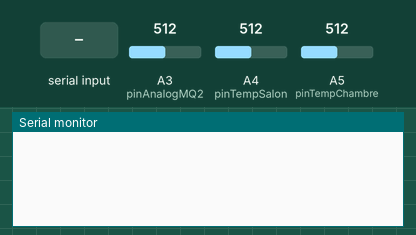
The sketch below on a simulated Arduino Leonardo, built with avr-gcc and run on an emulated ATmega32U4. Shown: the last lines printed to the serial monitor. The test bench sets the inputs (shaded band); at power-on: A3 (pinAnalogMQ2) = 512, A4 (pinTempSalon) = 512, A5 (pinTempChambre) = 512.

Above: at 1.2 s.
1.3 s: "1\n" received over the second serial link
At 2.8 s:
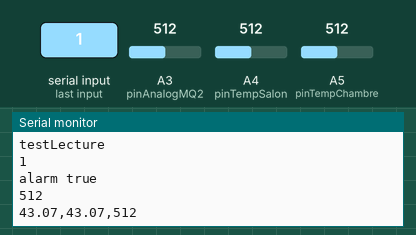
3.5 s: "0\n" received over the second serial link
At 5.8 s:
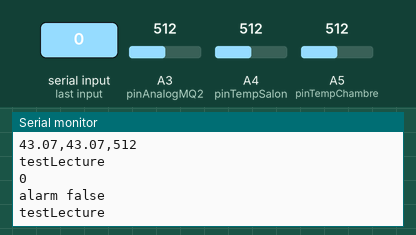
Timing chart, 0 to 7.3 s (numbered marks = the images above; inputs shaded):
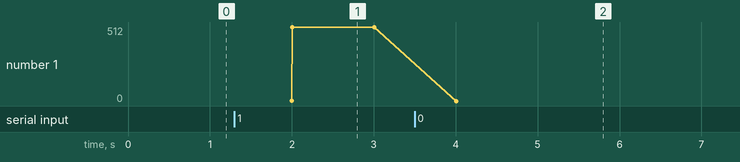

Measured:
- after the input at 1.3 s, the serial monitor: prints a new line after 0.70 s (image 1)
- after the input at 3.5 s, the serial monitor: prints a new line after 0.51 s (image 2)
- plotted number 1: 512 → 0 after the input at 3.5 s

The sketch:

Leonardo_mainCode.ino
```cpp
#include <Arduino.h>
#include <Wire.h>
#include <SoftwareSerial.h>
#include <LiquidCrystal_I2C.h>

// LiquidCrystal_I2C lcd(0x27, 16, 2);

const int pinTempSalon = A4;
double tempSalon;
const int pinTempChambre = A5;
double tempChambre;

// MQ2
const int pinDigitalMQ2 = 8;
const int pinAnalogMQ2 = A3;
int valGaz;

bool isGaz;
bool isAlarm;

float getTemperatureFromSensorKeyestudio(int pinSensor)
{
    double val = analogRead(pinSensor);
    double fenya = (val / 1023) * 5;
    double r = (5 - fenya) / fenya * 4700;
    double temp = (1 / (log(r / 10000) / 3950 + 1 / (25 + 273.15)) - 273.15);
    return temp;
}

int getGasValue(int pin)
{
    int val = analogRead(pin);
    Serial.println(val);

    return val;
}

void array_to_string(byte array[], unsigned int len, char buffer[])
{
    for (unsigned int i = 0; i < len; i++)
    {
        byte nib1 = (array[i] >> 4) & 0x0F;
        byte nib2 = (array[i] >> 0) & 0x0F;
        buffer[i * 2 + 0] = nib1 < 0xA ? '0' + nib1 : 'A' + nib1 - 0xA;
        buffer[i * 2 + 1] = nib2 < 0xA ? '0' + nib2 : 'A' + nib2 - 0xA;
    }
    buffer[len * 2] = '\0';
}

void setup()
{

    Serial.begin(9600);  // Communication avec le PC via USB
    Serial1.begin(9600); // Communication avec l'ESP8266 via RX1 et TX1

    // MQ2
    pinMode(pinAnalogMQ2, INPUT);
    pinMode(pinDigitalMQ2, INPUT);
    isGaz = false;

    pinMode(pinTempSalon, INPUT);
    pinMode(pinTempChambre, INPUT);

    isAlarm = false;

}

void loop()
{

    // Lecture des données série depuis l'ESP8266
    if (Serial1.available() > 0)
    {
        Serial.println("testLecture");
        char received = Serial1.read();
        Serial.println(received);
        if (received == '1')
        {
            Serial.println("alarm true");
            isAlarm = true;
        }
        else if (received == '0')
        {
            Serial.println("alarm false");
            isAlarm = false;
        }
    }
    if (isAlarm)
    {
        tempSalon = getTemperatureFromSensorKeyestudio(pinTempSalon);
        tempChambre = getTemperatureFromSensorKeyestudio(pinTempChambre);
        valGaz = getGasValue(pinAnalogMQ2);

        // Créer une chaîne de caractères avec les données
        String data = String(tempChambre) + "," + String(tempSalon) + "," + String(valGaz) + "\n";

        // Envoyer les données à l'ESP8266
        Serial1.println(data);
        // Afficher les mêmes données sur le moniteur série USB pour le débogage
        Serial.println(data);
    }

    delay(1000);
}
```
